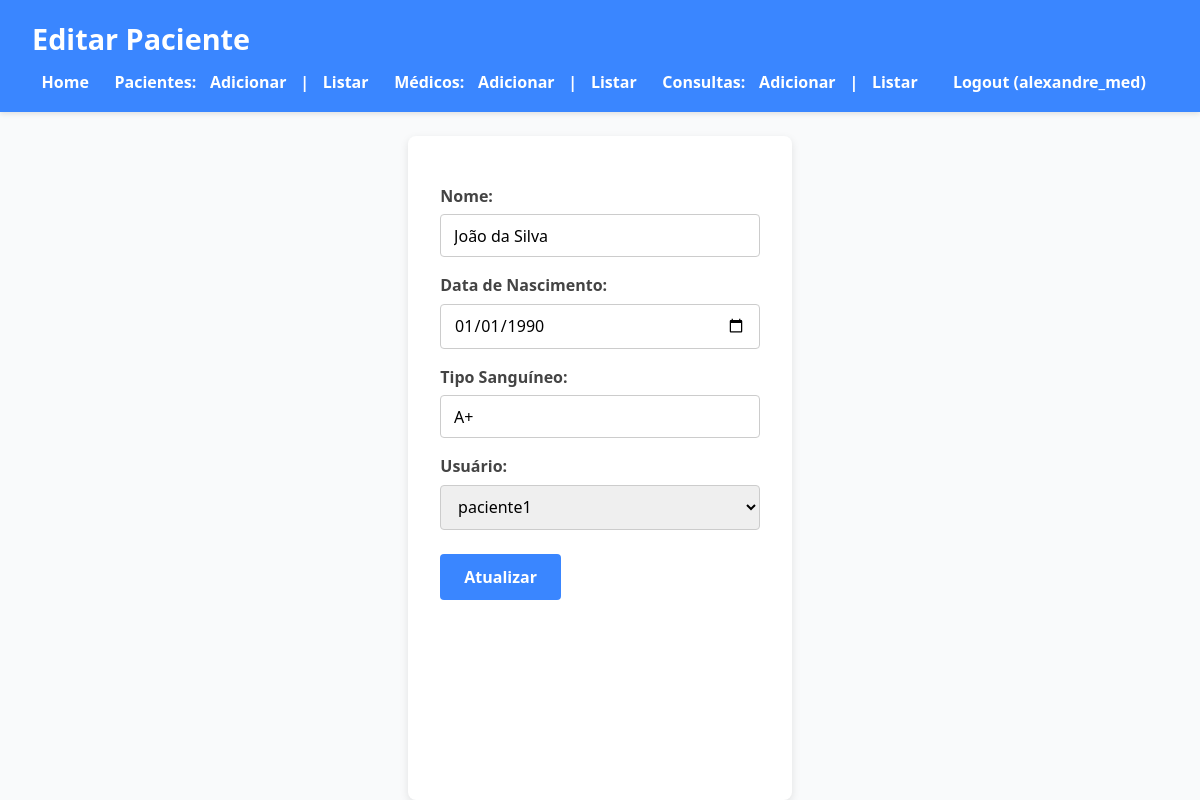
Page /php/update-paciente.php?id=1 (signed in) on the committed database.
### tables this page shows
CREATE TABLE pacientes (
    id INT AUTO_INCREMENT PRIMARY KEY,
    nome VARCHAR(100) NOT NULL,
    data_nascimento DATE NOT NULL,
    tipo_sanguineo VARCHAR(5) NOT NULL,
    usuario_id INT,
    FOREIGN KEY (usuario_id) REFERENCES usuarios(id) ON DELETE SET NULL
);

CREATE TABLE usuarios (
    id INT AUTO_INCREMENT PRIMARY KEY,
    username VARCHAR(50) NOT NULL UNIQUE,
    password VARCHAR(255) NOT NULL
);

### php/update-paciente.php (the view, shortened to what this page needs)
<?php
require_once 'db.php';
$id = $_GET['id'];
$stmt = $pdo->prepare("SELECT * FROM pacientes WHERE id = ?");
$stmt->execute([$id]);
$paciente = $stmt->fetch(PDO::FETCH_ASSOC);
$stmt = $pdo->query("SELECT id, username FROM usuarios");
$usuarios = $stmt->fetchAll(PDO::FETCH_ASSOC);
?>
<!DOCTYPE html>
<html lang="pt-BR">
<head>
    <link rel="stylesheet" href="../css/style.css" />
</head>
<body>
    <header>
        <h1>Editar Paciente</h1>
        <nav>
            <ul>
                <li><a href="index.php">Home</a></li>
                <?php if (isset($_SESSION['user_id'])): ?>
                    <li>Pacientes:
                        <a href="/php/create-paciente.php">Adicionar</a> |
                        <a href="/php/index-paciente.php">Listar</a>
                    </li>
                    <li>Médicos:
                        <a href="/php/create-medico.php">Adicionar</a> |
                        <a href="/php/index-medico.php">Listar</a>
                    </li>
                    <li>Consultas:
                        <a href="/php/create-consulta.php">Adicionar</a> |
                        <a href="/php/index-consulta.php">Listar</a>
                    </li>
                    <li><a href="/php/logout.php">Logout (<?= $_SESSION['username'] ?>)</a></li>
                <?php else: ?>
                    <li><a href="/php/user-login.php">Login</a></li>
                    <li><a href="/php/user-register.php">Registrar</a></li>
                <?php endif; ?>
            </ul>
        </nav>
    </header>
    <main>
        <form method="POST">
            <label for="nome">Nome:</label>
            <input type="text" id="nome" name="nome" value="<?= htmlspecialchars($paciente['nome']) ?>" required />
            <label for="data_nascimento">Data de Nascimento:</label>
            <input type="date" id="data_nascimento" name="data_nascimento" value="<?= $paciente['data_nascimento'] ?>" required />
            <label for="tipo_sanguineo">Tipo Sanguíneo:</label>
            <input type="text" id="tipo_sanguineo" name="tipo_sanguineo" value="<?= htmlspecialchars($paciente['tipo_sanguineo']) ?>" maxlength="3" required />
            <label for="usuario_id">Usuário:</label>
            <select id="usuario_id" name="usuario_id" required>
                <?php foreach ($usuarios as $usuario): ?>
                    <option value="<?= $usuario['id'] ?>" <?= $usuario['id'] == $paciente['usuario_id'] ? 'selected' : '' ?>>
                        <?= htmlspecialchars($usuario['username']) ?>
                    </option>
                <?php endforeach; ?>
            </select>
            <button type="submit">Atualizar</button>
        </form>
    </main>
</body>
</html>

### css/style.css (style rules this page uses)
* { margin: 0; padding: 0; box-sizing: border-box; font-family: 'Segoe UI', Tahoma, Geneva, Verdana, sans-serif; }
body { background-color: #f9fafb; color: #333; line-height: 1.6; min-height: 100vh; display: flex; flex-direction: column; }
header { background-color: #3a86ff; color: white; padding: 1rem 2rem; box-shadow: 0 2px 5px rgba(0,0,0,0.1); }
header h1 { font-size: 1.8rem; }
nav ul { list-style: none; display: flex; gap: 1rem; margin-top: 0.5rem; flex-wrap: wrap; }
nav ul li { font-weight: 600; }
nav ul li a { color: white; text-decoration: none; padding: 0.3rem 0.6rem; border-radius: 4px; transition: background-color 0.3s ease; }
main { flex-grow: 1; padding: 2rem; max-width: 900px; margin: 0 auto; background-color: white; border-radius: 8px; box-shadow: 0 3px 8px rgba(0,0,0,0.1); margin-top: 1.5rem; }
form label { display: block; margin-top: 1rem; font-weight: 600; color: #444; }
form input[type="text"], form input[type="email"], form input[type="date"], form input[type="password"], form input[type="datetime-local"], form select, form textarea { width: 100%; padding: 0.6rem 0.8rem; margin-top: 0.3rem; border: 1px solid #ccc; border-radius: 4px; font-size: 1rem; transition: border-color 0.3s ease; }
button { margin-top: 1.5rem; background-color: #3a86ff; color: white; border: none; padding: 0.75rem 1.5rem; font-size: 1rem; border-radius: 4px; cursor: pointer; font-weight: 700; transition: background-color 0.3s ease; }

### rows in the picture
pacientes: nome "João da Silva", data_nascimento "01/01/1990", tipo_sanguineo "A+", usuario_id "paciente1"

### other values in the picture
$_SESSION['username'] "alexandre_med"
